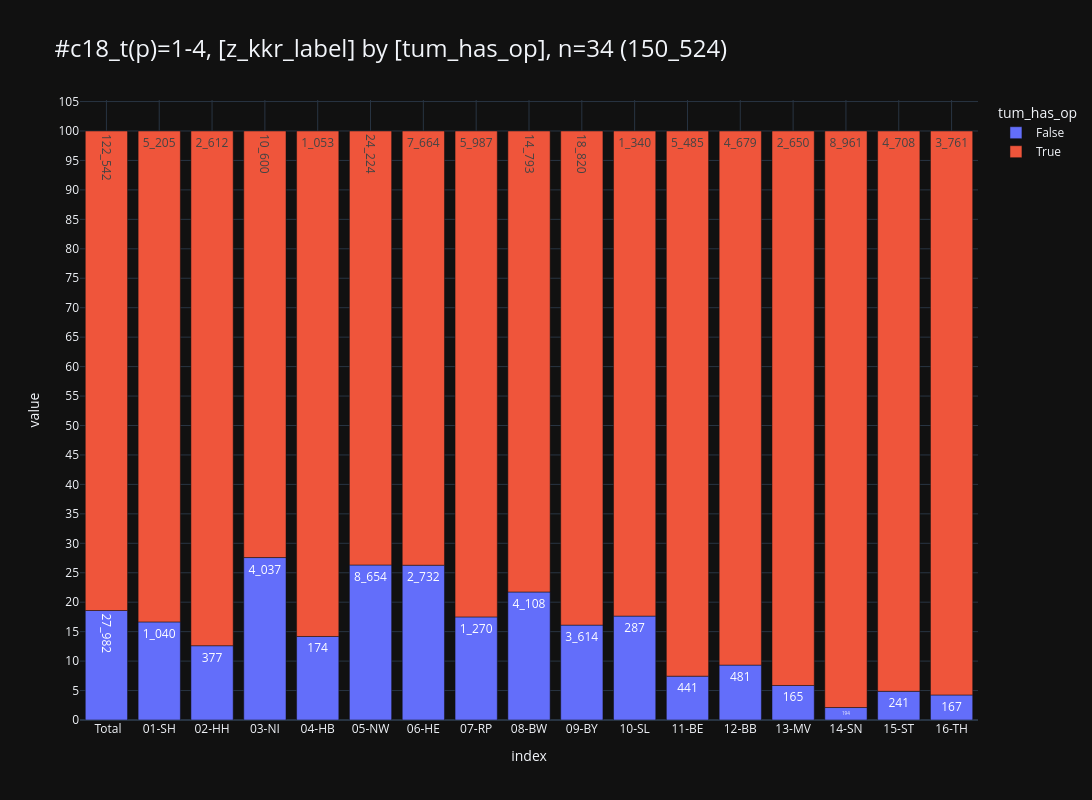

Notebook source saved alongside this figure:
### Markdown cell above
### <a id='toc1_4_1_'></a>[Operation erfolgt bei C18 mit T_p > 0](#toc0_)
- Filter: `C18` und pathologisches T in 1-4
> 💡 5% wäre realistisch. patho stadium müsste zwingend vorhanden sein nach OP

### Code cell
_filters_op = [
    (FILTER_DY, ""),
    (FILTER_COLORECTAL, ""),
    ("z_icd10_3d in ('C18')", ""),
    ("z_t_p_1 in ('1','2','3','4')", ""),
]
_filter_op = hlp.get_duckdb_filter_n(
    con=con,
    query="from Tumor",
    filters=_filters_op,
    # distinct_metric="z_tum_id",
    first_n_filter_apply_to_rows=2,
)

df = (
    db_colon
    .filter(_filter_op)
    .aggregate("z_kkr_label, tum_has_op, count(distinct z_tum_id) as cnt_tum")
    .to_df()
)
_=pls.plot_stacked_bars(
    df,
    relative=True,
    show_total=True,
    orientation="v",
    height=800,
    caption="c18_t(p)=1-4",
)
# tbl.pivot_df(df, data_bar_axis="xy", pct_axis="xy", swap=True)

### Figure 1 — Plotly figure (JSON) as saved in the notebook; plotly's stock layout.template omitted (floating-point values rounded to 4 significant figures)
{"data": [{"hovertemplate": "col=False<br>index=%{x}<br>value=%{y}<br>cnt_str=%{text}<extra></extra>", "legendgroup": "False", "marker": {"color": "#636EFA", "pattern": {"shape": ""}}, "name": "False", "orientation": "v", "showlegend": true, "text": ["27_982", "1_040", "377", "4_037", "174", "8_654", "2_732", "1_270", "4_108", "3_614", "287", "441", "481", "165", "194", "241", "167"], "textposition": "auto", "type": "bar", "x": [" Total", "01-SH", "02-HH", "03-NI", "04-HB", "05-NW", "06-HE", "07-RP", "08-BW", "09-BY", "10-SL", "11-BE", "12-BB", "13-MV", "14-SN", "15-ST", "16-TH"], "xaxis": "x", "y": [27982, 1040, 377, 4037, 174, 8654, 2732, 1270, 4108, 3614, 287, 441, 481, 165, 194, 241, 167], "yaxis": "y"}, {"hovertemplate": "col=True<br>index=%{x}<br>value=%{y}<br>cnt_str=%{text}<extra></extra>", "legendgroup": "True", "marker": {"color": "#EF553B", "pattern": {"shape": ""}}, "name": "True", "orientation": "v", "showlegend": true, "text": ["122_542", "5_205", "2_612", "10_600", "1_053", "24_224", "7_664", "5_987", "14_793", "18_820", "1_340", "5_485", "4_679", "2_650", "8_961", "4_708", "3_761"], "textposition": "auto", "type": "bar", "x": [" Total", "01-SH", "02-HH", "03-NI", "04-HB", "05-NW", "06-HE", "07-RP", "08-BW", "09-BY", "10-SL", "11-BE", "12-BB", "13-MV", "14-SN", "15-ST", "16-TH"], "xaxis": "x", "y": [122542, 5205, 2612, 10600, 1053, 24224, 7664, 5987, 14793, 18820, 1340, 5485, 4679, 2650, 8961, 4708, 3761], "yaxis": "y"}], "layout": {"barmode": "relative", "barnorm": "percent", "height": 800, "legend": {"title": {"text": "tum_has_op"}, "tracegroupgap": 0, "traceorder": "normal"}, "title": {"font": {"size": 24}, "text": "#c18_t(p)=1-4, [z_kkr_label] by [tum_has_op], n=34 (150_524)", "xanchor": "left", "y": 0.95, "yanchor": "top"}, "width": 1600, "xaxis": {"anchor": "y", "categoryarray": [" Total", "01-SH", "02-HH", "03-NI", "04-HB", "05-NW", "06-HE", "07-RP", "08-BW", "09-BY", "10-SL", "11-BE", "12-BB", "13-MV", "14-SN", "15-ST", "16-TH"], "categoryorder": "array", "domain": [0, 1], "gridwidth": 1, "showgrid": true, "title": {"text": "index"}}, "yaxis": {"anchor": "x", "domain": [0, 1], "dtick": 5, "gridwidth": 1, "showgrid": true, "title": {"text": "value"}}}}
